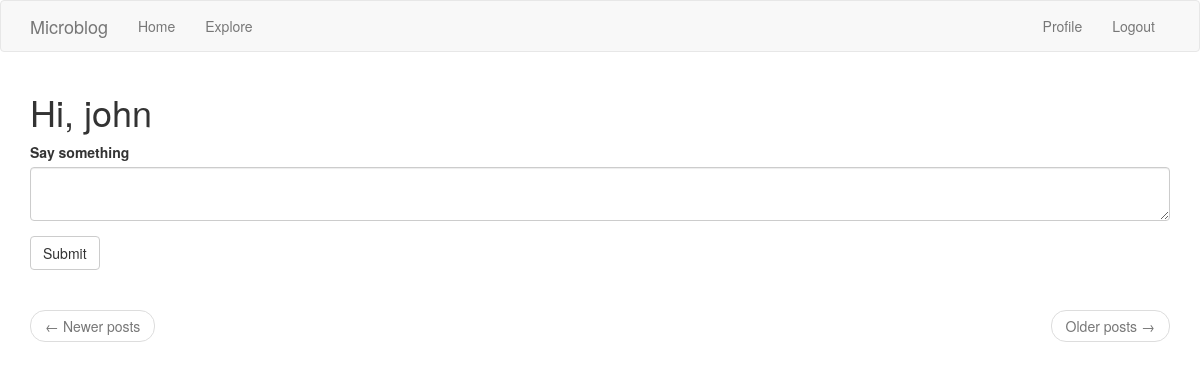
The app's page /index (signed in), older data.
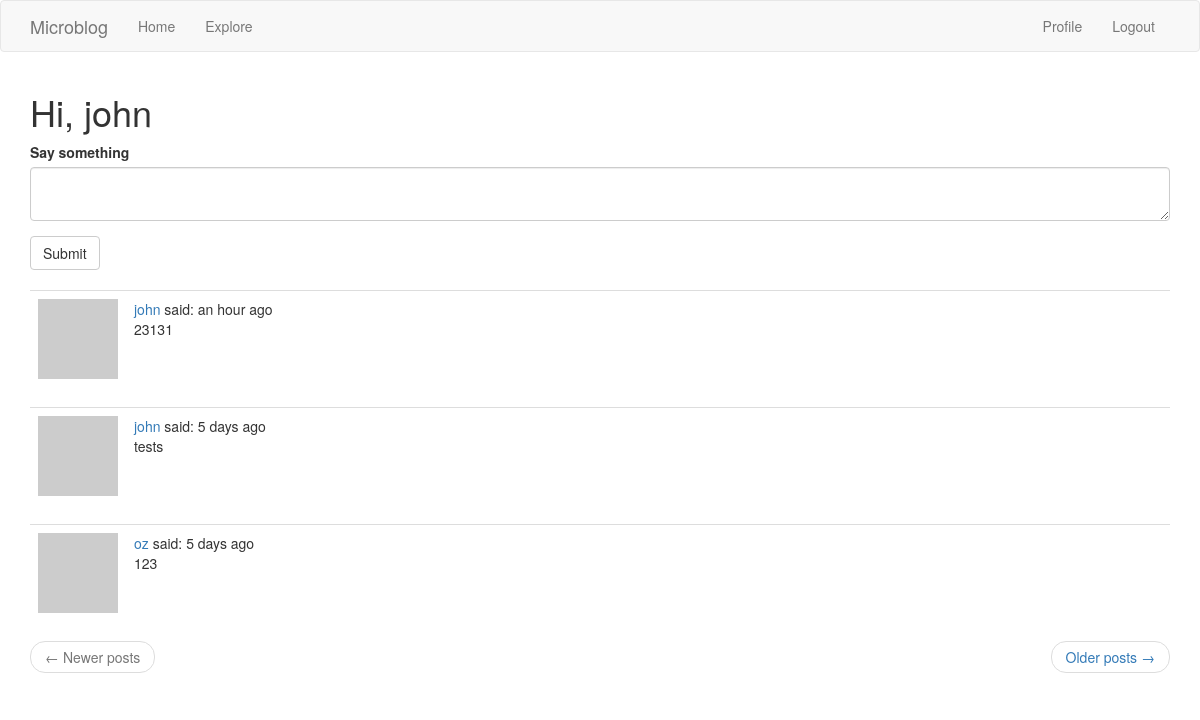
The same page, newer data.
### app/models.py (models this page shows, shortened)
class Post(db.Model):
    id = db.Column(db.Integer, primary_key=True)
    body = db.Column(db.String(140))
    timestamp = db.Column(db.DateTime, index=True, default=datetime.utcnow)
    user_id = db.Column(db.Integer, db.ForeignKey('user.id'))

class User(UserMixin, db.Model):
    id = db.Column(db.Integer, primary_key=True)
    username = db.Column(db.String(64), index=True, unique=True)
    email = db.Column(db.String(120), index=True, unique=True)
    password_hash = db.Column(db.String(128))
    posts = db.relationship('Post',backref='author',lazy='dynamic')
    about_me = db.Column(db.String(140))
    last_seen = db.Column(db.DateTime, default=datetime.utcnow)
    followed = db.relationship(
        'User', secondary=followers,
        primaryjoin = (followers.c.follower_id == id),
        secondaryjoin = (followers.c.followed_id == id),
        backref=db.backref('followers', lazy='dynamic'), lazy='dynamic')
    def avatar(self, size):
        digest = md5(self.email.lower().encode('utf-8')).hexdigest()
        return 'https://www.gravatar.com/avatar/{}?d=identicon&s={}'.format(digest, size)
    def followed_posts(self):
        followed = Post.query.join(
            followers, (followers.c.followed_id == Post.user_id)).filter(
                followers.c.follower_id == self.id)
        own = Post.query.filter_by(user_id = self.id)
        return followed.union(own).order_by(Post.timestamp.desc())

### app/routes.py (the view)
@app.route('/', methods=['GET','POST'])
@app.route('/index', methods=['GET','POST'])
@login_required
def index():
    form = PostForm()
    if form.validate_on_submit():
        post = Post(body=form.post.data, author=current_user)
        db.session.add(post)
        db.session.commit()
        flash('Your post is now live!')
        return redirect(url_for('index'))
    page = request.args.get('page',1,type=int)
    posts = current_user.followed_posts().paginate(
        page, app.config['POSTS_PER_PAGE'], False)
    next_url = url_for('explore', page=posts.next_num) if posts.has_next else None
    prev_url = url_for('explore', page=posts.prev_num) if posts.has_prev else None
    return render_template('index.html', title='Home Page', form=form, posts=posts.items,
        next_url=next_url, prev_url=prev_url)

### app/forms.py
class PostForm(FlaskForm):
    post = TextAreaField('Say something', validators=[
        DataRequired(), Length(min=1, max=140)])
    submit = SubmitField('Submit')

### app/models.py (called while the page is built)
@login.user_loader
def load_user(id):
    return User.query.get(int(id))

### app/routes.py (called while the page is built)
@app.before_request
def before_request():
    if current_user.is_authenticated:
        current_user.last_seen = datetime.utcnow()
        db.session.commit()

### app/templates/index.html
{% extends "base.html" %}
{% import 'bootstrap/wtf.html' as wtf %}
{% block app_content %}
    <h1>Hi, {{ current_user.username}}</h1>
    {% if form %}
        {{wtf.quick_form(form) }}
        <br>
    {% endif %}
    {% for post in posts %}
        {% include '_post.html' %}
    {% endfor %}
    <nav aria-label="...">
        <ul class="pager">
            <li class="previous{% if not prev_url %} disabled{% endif %}">
                <a href="{{ prev_url or '#' }}">
                    <span aria-hidden="true">&larr;</span> Newer posts
                </a>
            </li>
            <li class="next{% if not next_url %} disabled{% endif %}">
                <a href="{{ next_url or '#' }}">
                    Older posts <span aria-hidden="true">&rarr;</span>
                </a>
            </li>
        </ul>
    </nav>
{% endblock %}

### app/templates/_post.html
    <table class="table table-hover">
        <tr>
            <td width="70px">
                <a href="{{ url_for('user', username=post.author.username) }}">
                    <img src="{{ post.author.avatar(70) }}" />
                </a>
            </td>
            <td>
                <a href="{{ url_for('user', username=post.author.username) }}">
                    {{ post.author.username }}
                </a>
                said:  {{ moment(post.timestamp).fromNow() }}
                <br>
                {{ post.body }}
            </td>
        </tr>
    </table>

Row changes from the older to the newer data that the page shows:
added Post: author.username "john", timestamp "an hour ago", body "23131"
added Post: author.username "john", timestamp "5 days ago", body "tests"
added Post: author.username "oz", timestamp "5 days ago", body "123"
